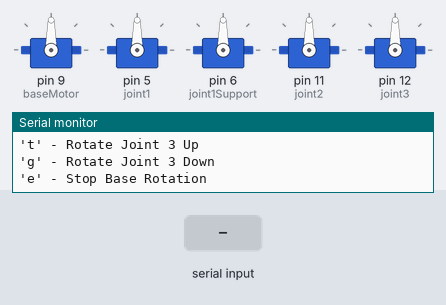
A sketch run on a simulated Arduino Uno, built with avr-gcc and run on an emulated ATmega328P. Parts: 5 × servo, the last lines printed to the serial monitor. The inputs (shaded band) are chosen by the test bench.

Above: at 1.4 s.
1.5 s: "w" received over Serial
At 2.7 s:
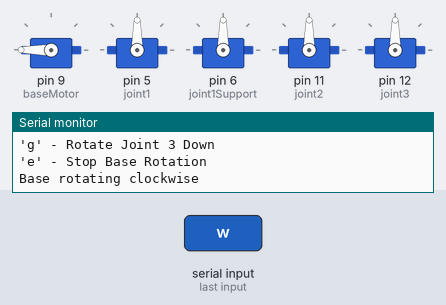
3.0 s: "s" received over Serial
At 3.9 s:
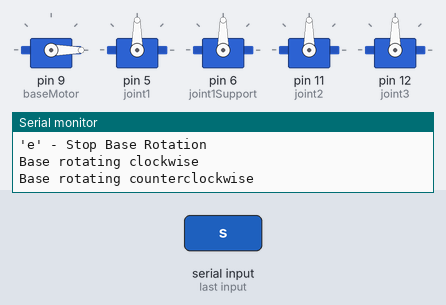
4.5 s: "a" received over Serial
At 5.1 s:
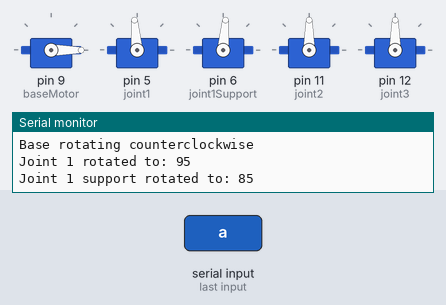
6.0 s: "a" received over Serial
At 7.2 s:
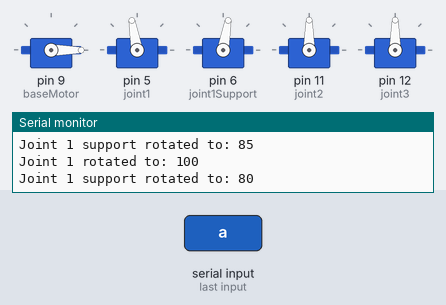
7.5 s: "e" received over Serial
At 8.6 s:
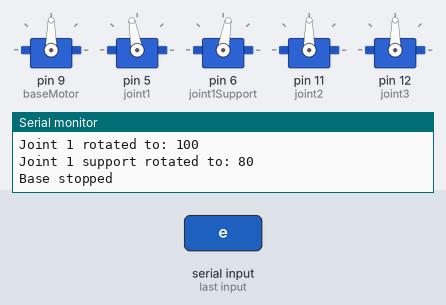
9.0 s: "w" received over Serial
At 9.7 s:
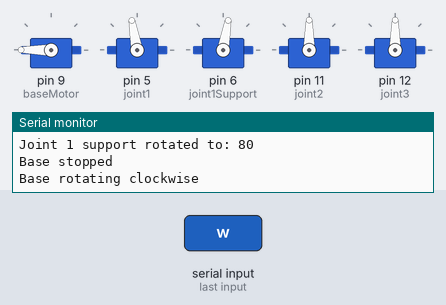
Timing chart, 0 to 11.5 s (numbered marks = the images above; inputs shaded):
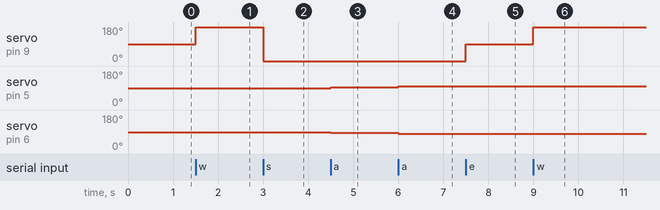

Measured:
- after the input at 1.5 s, servo on pin 9 (baseMotor): 90° → 180° at once
- after the input at 3.0 s, servo on pin 9 (baseMotor): 180° → 0° at once
- after the input at 4.5 s, servo on pin 5 (joint1): 90° → 95° at once; servo on pin 6 (joint1Support): 90° → 85° at once
- after the input at 6.0 s, servo on pin 5 (joint1): 95° → 100° at once; servo on pin 6 (joint1Support): 85° → 80° at once
- after the input at 7.5 s, servo on pin 9 (baseMotor): 0° → 90° at once
- after the input at 9.0 s, servo on pin 9 (baseMotor): 90° → 180° at once

The sketch:

Arduino_arm_controller_keyboard.ino
```cpp
#include <Servo.h>

// Define servo motor objects
Servo baseMotor;    // Continuous rotating base motor (Motor 1)
Servo joint1;       // Joint 1 (Motor 2)
Servo joint1Support; // Support servo for Joint 1 (Motor 5)
Servo joint2;       // Joint 2 (Motor 3)

Servo joint3;       // Joint 3 (Motor 4)

// Define initial speeds/positions
int baseSpeed = 85;    // Neutral speed for continuous servo (stationary)
int joint1Angle = 90;  // Starting angle for joint 1
int joint1SupportAngle = 90; // Starting angle for joint 1 support
int joint2Angle = 90;  // Starting angle for joint 2
int joint3Angle = 90;  // Starting angle for joint 3

void setup() {
  // Attach the servo motors to the appropriate pins
  baseMotor.attach(9);  // Base motor to pin 9 (continuous servo)
  joint1.attach(5);    // Joint 1 to pin 10
  joint1Support.attach(6); // Joint 1 Support to pin 13
  joint2.attach(11);    // Joint 2 to pin 11
  joint3.attach(12);    // Joint 3 to pin 12

  // Start serial communication
  Serial.begin(9600);
  Serial.println("Mechanical Arm Control Initialized");
  Serial.println("Use the following keys to control the arm:");
  Serial.println("'w' - Rotate Base Clockwise");
  Serial.println("'s' - Rotate Base Counterclockwise");
  Serial.println("'a' - Rotate Joint 1 Up");
  Serial.println("'d' - Rotate Joint 1 Down");
  Serial.println("'r' - Rotate Joint 2 Up");
  Serial.println("'f' - Rotate Joint 2 Down");
  Serial.println("'t' - Rotate Joint 3 Up");
  Serial.println("'g' - Rotate Joint 3 Down");
  Serial.println("'e' - Stop Base Rotation");
}

void loop() {
  // Check if data is available from the serial monitor
  if (Serial.available()) {
    char command = Serial.read();  // Read the input command

    // Perform the corresponding action based on the command
    switch(command) {
      case 'w':  // Rotate base clockwise (Increase speed)
        baseSpeed = 180;  // Full speed clockwise
        baseMotor.write(baseSpeed);
        Serial.println("Base rotating clockwise");
        break;

      case 's':  // Rotate base counterclockwise (Decrease speed)
        baseSpeed = 0;    // Full speed counterclockwise
        baseMotor.write(baseSpeed);
        Serial.println("Base rotating counterclockwise");
        break;

      case 'e':  // Stop base rotation (Neutral position)
        baseSpeed = 90;   // Neutral position (stop)
        baseMotor.write(baseSpeed);
        Serial.println("Base stopped");
        break;

      case 'a':  // Rotate joint 1 upwards
        joint1Angle += 5;
        if (joint1Angle > 180) joint1Angle = 180;
        joint1.write(joint1Angle);

        // Adjust the supporting servo in the opposite direction
        joint1SupportAngle = 180 - joint1Angle;
        joint1Support.write(joint1SupportAngle);

        Serial.print("Joint 1 rotated to: ");
        Serial.println(joint1Angle);
        Serial.print("Joint 1 support rotated to: ");
        Serial.println(joint1SupportAngle);
        break;

      case 'd':  // Rotate joint 1 downwards
        joint1Angle -= 5;
        if (joint1Angle < 0) joint1Angle = 0;
        joint1.write(joint1Angle);

        // Adjust the supporting servo in the opposite direction
        joint1SupportAngle = 180 - joint1Angle;
        joint1Support.write(joint1SupportAngle);

        Serial.print("Joint 1 rotated to: ");
        Serial.println(joint1Angle);
        Serial.print("Joint 1 support rotated to: ");
        Serial.println(joint1SupportAngle);
        break;

      case 'r':  // Rotate joint 2 upwards
        joint2Angle += 5;
        if (joint2Angle > 180) joint2Angle = 180;
        joint2.write(joint2Angle);
        Serial.print("Joint 2 rotated to: ");
        Serial.println(joint2Angle);
        break;

      case 'f':  // Rotate joint 2 downwards
        joint2Angle -= 5;
        if (joint2Angle < 0) joint2Angle = 0;
        joint2.write(joint2Angle);
        Serial.print("Joint 2 rotated to: ");
        Serial.println(joint2Angle);
        break;

      case 't':  // Rotate joint 3 upwards
        joint3Angle += 5;
        if (joint3Angle > 180) joint3Angle = 180;
        joint3.write(joint3Angle);
        Serial.print("Joint 3 rotated to: ");
        Serial.println(joint3Angle);
        break;

      case 'g':  // Rotate joint 3 downwards
        joint3Angle -= 5;
        if (joint3Angle < 0) joint3Angle = 0;
        joint3.write(joint3Angle);
        Serial.print("Joint 3 rotated to: ");
        Serial.println(joint3Angle);
        break;

      default:
        Serial.println("Invalid input. Use 'w', 's', 'a', 'd', 'r', 'f', 't', 'g', or 'e'.");
    }
  }
}
```
